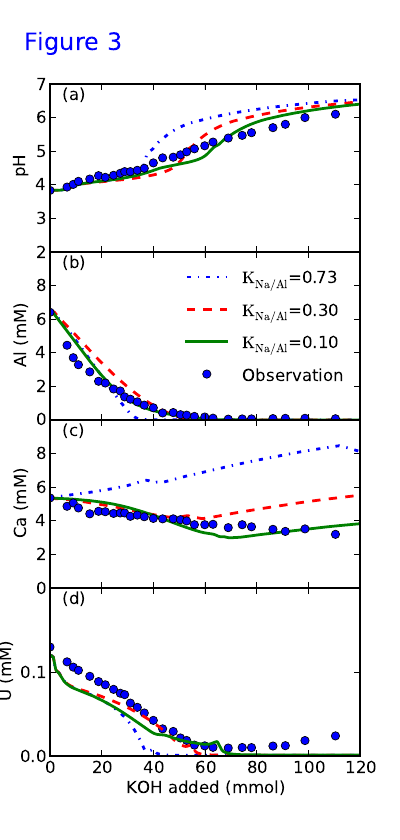

This figure's Python source:
from pylab import *

data = loadtxt('data/lcdata.txt')
pre0 = loadtxt('fig3/lcb0.outlet.txt')
pre1 = loadtxt('fig3/lcb.outlet.txt')
pre2 = loadtxt('fig3/lcb2.outlet.txt')

tt   = data[:, 1];
naoh = data[:, 1];
ph   = data[:, 2];
li   = data[:, 3];
na   = data[:, 4];
mg   = data[:, 5];
al   = data[:, 6];
si   = data[:, 7];
k    = data[:, 8];
cr   = data[:, 9];
mn   = data[:, 10];
ni   = data[:, 11];
co   = data[:, 12];
cu   = data[:, 13];
zn   = data[:, 14];
sr   = data[:, 15];
cd   = data[:, 16];
u    = data[:, 17];
ca   = data[:, 18];
no3  = data[:, 19];
so4  = data[:, 20];
tc   = data[:, 21];

xmax = 120;
xtic = [0, 20, 40, 60, 80, 100, 120];
scnaoh = 114.6/33/86400

sc = 1000;
tp0      = pre0[:,  1]*scnaoh;
ph0      = pre0[:,  2];
al0      = pre0[:,  3] * sc;
so40     = pre0[:,  4] * sc;
ca0      = pre0[:,  5] * sc;
mg0      = pre0[:,  6] * sc;
mn0      = pre0[:,  7] * sc;
co0      = pre0[:,  8] * sc;
ni0      = pre0[:,  9] * sc;
u0       = pre0[:, 10] * sc;
si0      = pre0[:, 11] * sc;
no30     = pre0[:, 12] * sc;
hco30    = pre0[:, 13] * sc;
na0      = pre0[:, 14] * sc;
k0       = pre0[:, 15] * sc;

tp1      = pre1[:,  1]*scnaoh;
ph1      = pre1[:,  2];
al1      = pre1[:,  3] * sc;
so41     = pre1[:,  4] * sc;
ca1      = pre1[:,  5] * sc;
mg1      = pre1[:,  6] * sc;
mn1      = pre1[:,  7] * sc;
co1      = pre1[:,  8] * sc;
ni1      = pre1[:,  9] * sc;
u1       = pre1[:, 10] * sc;
si1      = pre1[:, 11] * sc;
no31     = pre1[:, 12] * sc;
hco31    = pre1[:, 13] * sc;
na1      = pre1[:, 14] * sc;
k1       = pre1[:, 15] * sc;

tp2      = pre2[:,  1]*scnaoh;
ph2      = pre2[:,  2];
al2      = pre2[:,  3] * sc;
so42     = pre2[:,  4] * sc;
ca2      = pre2[:,  5] * sc;
mg2      = pre2[:,  6] * sc;
mn2      = pre2[:,  7] * sc;
co2      = pre2[:,  8] * sc;
ni2      = pre2[:,  9] * sc;
u2       = pre2[:, 10] * sc;
si2      = pre2[:, 11] * sc;
no32     = pre2[:, 12] * sc;
hco32    = pre2[:, 13] * sc;
na2      = pre2[:, 14] * sc;
k2       = pre2[:, 15] * sc;

fig = figure()
subplots_adjust(hspace=0.001)

ax1 = subplot(4, 1, 1);
ax1.plot(tp0, ph0, 'b-.', tp1, ph1, 'r--', tp2, ph2, 'g-', naoh, ph, 'bo', linewidth=2)
xlim([0, xmax])
ylim([2, 7])
ylabel('pH')
text(5, 6.5, '(a)')
yticks([2, 3, 4, 5, 6, 7])

text(-10, 8, 'Figure 3', fontsize='x-large', color='b')

ax2=subplot(4, 1, 2);
ax2.plot(tp0, al0, 'b-.', tp1, al1, 'r--', tp2, al2, 'g-', tt, al, 'bo', linewidth=2);
l = legend(('$\mathrm{K_{Na/Al}}$=0.73', '$\mathrm{K_{Na/Al}}$=0.30', '$\mathrm{K_{Na/Al}}$=0.10', 'Observation'), numpoints=1, loc=1)
l.draw_frame(False);
t = l.get_texts();
setp(t, fontsize='medium');
xlim([0, xmax])
ylim([0, 10.0])
xticks(xtic);
text(5, 9, '(b)')
ylabel('Al (mM)')
yticks([0, 2, 4, 6, 8])

ax3=subplot(4, 1, 3);
ax3.plot(tp0, ca0, 'b-.', tp1, ca1, 'r--', tp2, ca2, 'g-', tt, ca, 'bo', linewidth=2);
xlim([0, xmax])
ylim([0, 10.0])
xticks(xtic);
text(5, 9, '(c)')
ylabel('Ca (mM)')
#xlabel('KOH added (mmol)')
yticks([0, 2, 4, 6, 8])

ax4 = subplot(4, 1, 4);
ax4.plot(tt, u, 'bo', tp0, u0, 'b-.', tp1, u1, 'r--', tp2, u2, 'g-', linewidth=2);
xlim([0, xmax])
ylim([0, 0.2])
xticks(xtic);
text(5, 0.18, '(d)')
xlabel('KOH added (mmol)')
#for tick in ax4.yaxis.get_major_ticks():
#	tick.label.set_fontsize('x-small')
ylabel('U (mM)') #, fontsize='small');
yticks([0.0, 0.1])

xticklabels=ax1.get_xticklabels()+ax2.get_xticklabels()+ax3.get_xticklabels()
setp(xticklabels, visible=False)

fig = matplotlib.pyplot.gcf()
fig.set_size_inches(4, 8.4)
savefig('fig3.pdf')
show()
